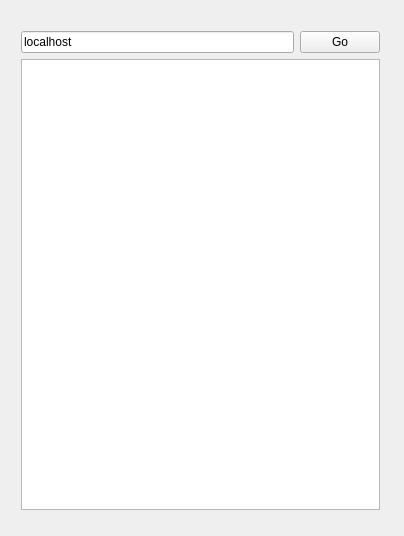
<?xml version="1.0" encoding="UTF-8"?>
<ui version="4.0">
 <class>Webclient</class>
 <widget class="QWidget" name="Webclient">
  <property name="geometry">
   <rect>
    <x>0</x>
    <y>0</y>
    <width>404</width>
    <height>536</height>
   </rect>
  </property>
  <property name="windowTitle">
   <string>Webclient</string>
  </property>
  <widget class="QWidget" name="">
   <property name="geometry">
    <rect>
     <x>10</x>
     <y>20</y>
     <width>381</width>
     <height>501</height>
    </rect>
   </property>
   <layout class="QVBoxLayout" name="verticalLayout">
    <item>
     <layout class="QHBoxLayout" name="horizontalLayout">
      <item>
       <widget class="QLineEdit" name="input">
        <property name="text">
         <string>localhost</string>
        </property>
       </widget>
      </item>
      <item>
       <widget class="QPushButton" name="button">
        <property name="text">
         <string>Go</string>
        </property>
       </widget>
      </item>
     </layout>
    </item>
    <item>
     <widget class="QTextEdit" name="output">
      <property name="readOnly">
       <bool>true</bool>
      </property>
     </widget>
    </item>
   </layout>
  </widget>
 </widget>
 <layoutdefault spacing="6" margin="11"/>
 <resources/>
 <connections/>
</ui>
